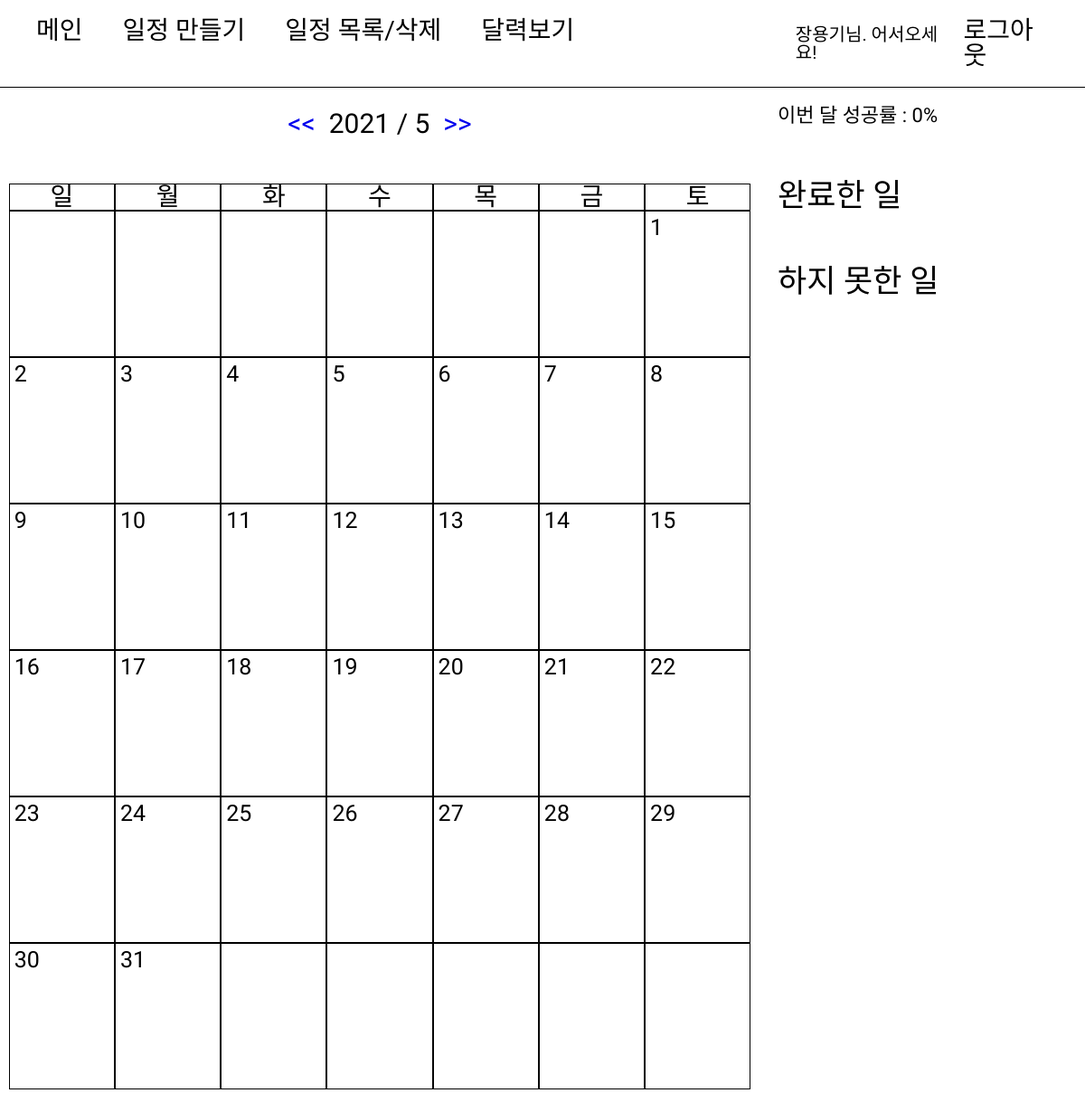
The page /2021/05/ (signed in) on the database as committed earlier.
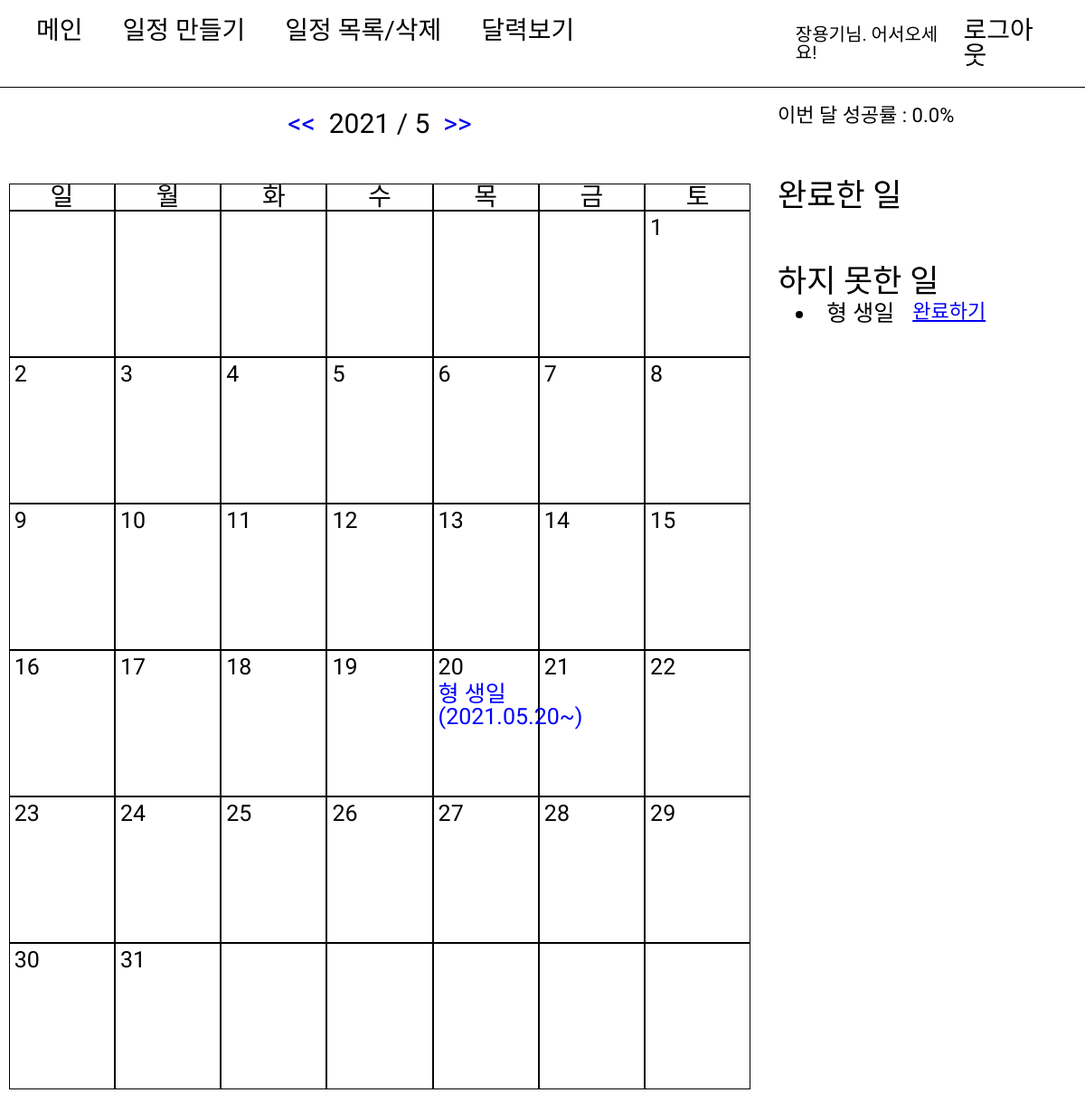
The same page on the database as committed later.
### diary/models.py (models this page shows)
class todoModel(models.Model):
    SUCCESS = 'S'
    FAIL = 'F'
    STATUS_CHOICE = [
        (SUCCESS, '성공'),
        (FAIL, '실패')
    ]
    status = models.CharField(max_length=10, choices=STATUS_CHOICE, default=FAIL)
    user = models.ForeignKey(
        'accounts.User', related_name='todo', on_delete=models.CASCADE
        )
    todo = models.CharField(max_length=200)
    start_date = models.DateField()
    end_date = models.DateField()
    created_at = models.DateTimeField(auto_now_add=True)
    class Meta:
        ordering = ['end_date']

### diary/views.py (the view)
# urls.py: path("<int:year>/<int:month>/", views.Detailcalendar, name="Detailcalendar"),
@login_required
def Detailcalendar(request, year, month):
    today = str(date.today())
    cal = today.split("-")
    today_year, today_month, today_day = cal[0], cal[1], cal[2]
    month_days = calendar.monthcalendar(int(year), int(month))
    month_begin = datetime.strptime(f"{year}-{month}-01", "%Y-%m-%d")
    end = calendar.monthrange(year, month)[1]
    month_end = datetime.strptime(f"{year}-{month}-{end}", "%Y-%m-%d")
    todo_list = todoModel.objects.filter(user=request.user)\
                    .filter(end_date__gte=month_begin)\
                    .filter(end_date__lte=month_end)
    success_todo = todoModel.objects.filter(user=request.user)\
                    .filter(end_date__gte=month_begin)\
                    .filter(end_date__lte=month_end)\
                    .filter(status="T")
    try:
        success_rate = round(len(success_todo)/len(todo_list)*100, 1)
    except:
        success_rate = 0
    days = [0,]
    for week_days in month_days:
        for week_day in week_days:
            days.append(week_day)
    days.pop()
    return render(request, "diary/calendar.html", {'days':days,
            'year':year, 'month':month,'today_year':today_year,
            'today_month':today_month, 'today_day':today_day, 'todo_list':todo_list,
            'success_todo':success_todo, 'success_rate':success_rate})

### templates/diary/calendar.html (shortened to what this page needs)
{% extends "Layout.html" %}
{% block contents %}
<div class="header">
    <div class="header-nav">
        <a href="{% url 'diary:main' %}">메인</a>
        <a href="{% url 'diary:todo' %}">일정 만들기</a>
        <a href="{% url 'diary:list' %}">일정 목록/삭제</a>
        <a href="{% url 'diary:Detailcalendar' year month %}">달력보기</a>
    </div>
    <div class="header-user">
        <p>{{request.user.first_name}}님. 어서오세요!</p>
        <a href="{% url 'accounts:logout' %}">로그아웃</a>
    </div>
</div>
<div class="calendar">
    <div class="calendar_detail">
            <div class="calendar-title">
                {% if month|add:'0' > 1 %}
                <a href="{% url 'diary:Detailcalendar' year month|add:'-1' %}"><<</a>
                {% else %}
                <a href="{% url 'diary:Detailcalendar' year|add:'-1' 12 %}"><<</a>
                {% endif %}
            <div style="margin: 0 15px;"> {{year}} / {{month}} </div>
                {% if month|add:'0' < 12 %}
                <a href="{% url 'diary:Detailcalendar' year month|add:'1' %}">>></a>
                {% else %}
                <a href="{% url 'diary:Detailcalendar' year|add:'1' 1 %}">>></a>
                {% endif %}
            </div>
        <div class="calendar-content">
            <div class="days">일</div>
            <div class="days">월</div>
            <div class="days">화</div>
            <div class="days">수</div>
            <div class="days">목</div>
            <div class="days">금</div>
            <div class="days">토</div>
        {% for day in days %}
            {% if day != 0 %}
                <div class="days_day">
                    <p>{{day}}</p>
                    {% for list in todo_list %}
                        {% if day|add:'0' == list.end_date|date:'d'|add:'0' %}
                            <p style="color: blue;">{{list.todo}}({{list.start_date|date:'Y.m.d'}}~)</p>
                        {% endif %}
                    {% endfor %}
                </div>
            {% else %}
                <div class="days_day"></div>
            {% endif %}
        {% endfor %}
        </div>
    </div>
    <div class="todo-info">
        이번 달 성공률 : {{ success_rate }}%
        <div class="todo-info__title">완료한 일</div>
        <div class="todo-info__title">하지 못한 일</div>
        {% for list in todo_list %}
            {% if list.status == 'F' %}
            <div class="todo-info__list">
                <li>{{list.todo}}</li>
                <a href="{% url 'diary:trans_todo' list.pk %}">완료하기</a>
            </div>
            {% endif %}
        {% endfor %}
    </div>
</div>
{% endblock %}

Rows that differ between the two databases and show on the page:
added todoModel: todo "형 생일", start_date "2021.05.20"
Other text that changed with them:
{{ success_rate }}: "0" → "0.0"
